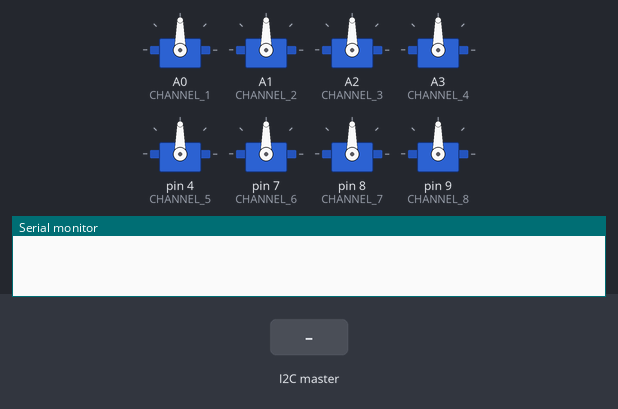
The sketch below on a simulated Arduino Leonardo, built with avr-gcc and run on an emulated ATmega32U4. Parts: 8 × servo, the last lines printed to the serial monitor. The test bench sets the inputs (shaded band).

Above: at 1.2 s.
1.3 s: the I2C master sends the byte 1
At 2.2 s:
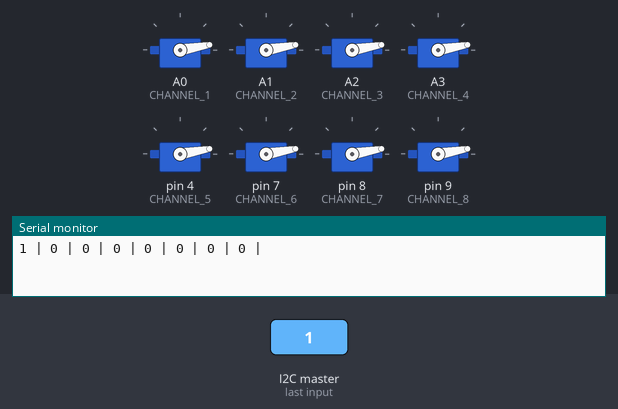
3.0 s: the I2C master sends the byte 90
At 4.4 s:
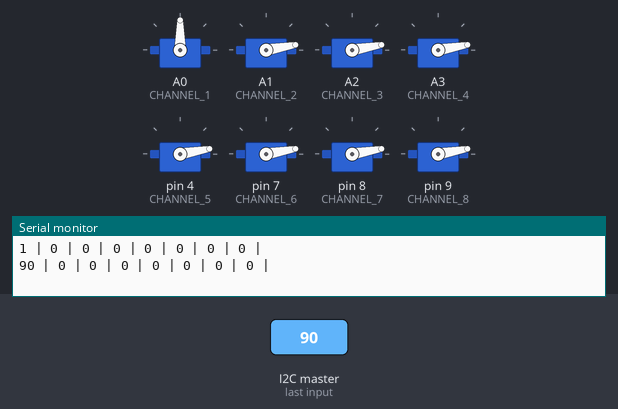
4.7 s: the I2C master sends the byte 200
At 5.9 s:
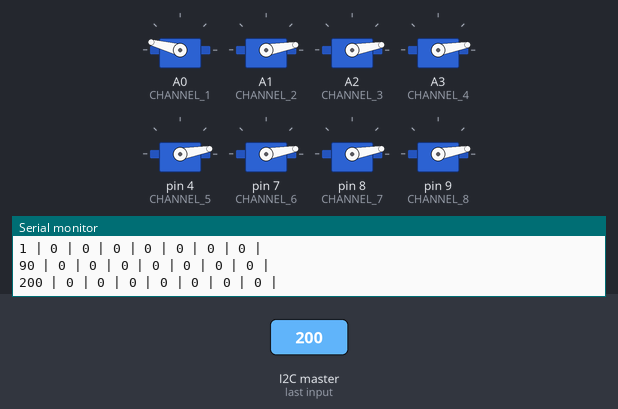
6.4 s: the I2C master sends the byte 0
At 6.57 s:
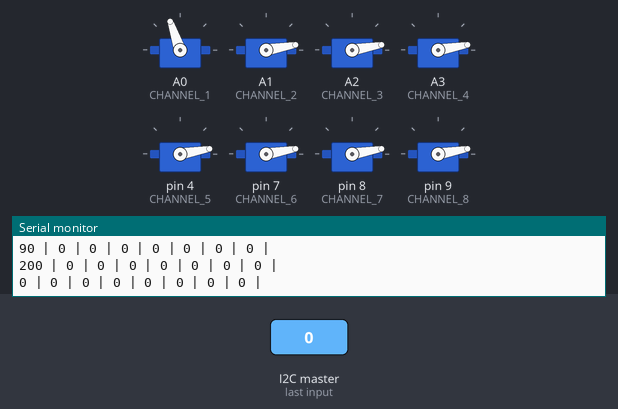
8.4 s: the I2C master sends the byte 200
At 8.81 s:
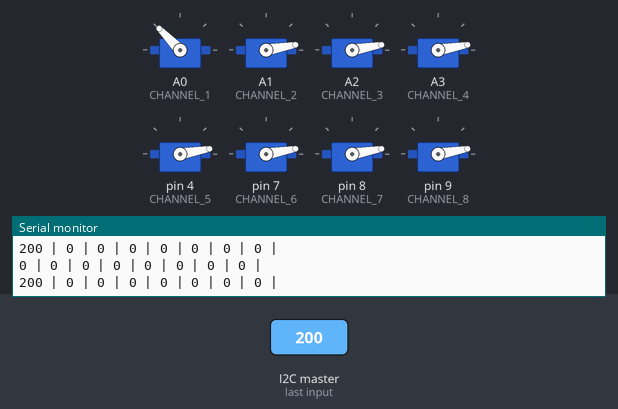
10.4 s: the I2C master sends the byte 2
At 10.81 s:
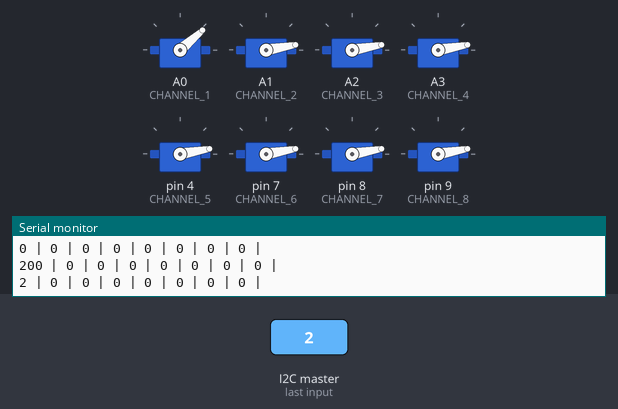
Timing chart, 0 to 13.4 s (numbered marks = the images above; inputs shaded):
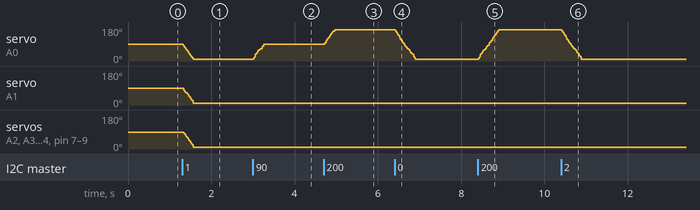

The sketch:

channels_rx.ino
```cpp
#include <Wire.h>
#include "CHWriter.h"
#include "channel_map.h"

const byte        MY_ADDRESS              = 42;
volatile boolean  haveData                = false;

void setup()
{
  Wire.begin (MY_ADDRESS);
  Serial.begin (115200);
  setup_outputs();
  Wire.onReceive (receiveEvent);
}  // end of setup

void loop()
{
  if( haveData )
  {
      write_all_channel_data();
      haveData = false;
  }
}  // end of loop

// called by interrupt service routine when incoming data arrives
void receiveEvent (int howMany)
{
  for( uint8_t i=0 ; i<howMany ; i++ )
    I2C_readAnything( CHANNELS[i] );
  haveData = true;

}
```

CHWriter.h
```cpp
#include <Wire.h>


template <typename T> unsigned int I2C_writeAnything (const T& value)
{
Wire.write((byte *) &value, sizeof (value));
return sizeof (value);
}  // end of I2C_writeAnything

template <typename T> unsigned int I2C_readAnything(T& value)
{
  byte * p = (byte*) &value;
  unsigned int i;
  for (i = 0; i < sizeof value; i++)
        *p++ = Wire.read();
  return i;
}  // end of I2C_readAnything
```

channel_map.h
```cpp
#include "VarSpeedServo.h"

#define CHANNEL_COUNT 8

#define CHANNEL_1   A0
#define CHANNEL_2   A1
#define CHANNEL_3   A2
#define CHANNEL_4   A3
#define CHANNEL_5   4
#define CHANNEL_6   7
#define CHANNEL_7   8
#define CHANNEL_8   9

#define BASE_SPEED  200   // max speed = 255

VarSpeedServo channel_1;
VarSpeedServo channel_2;
VarSpeedServo channel_3;
VarSpeedServo channel_4;
VarSpeedServo channel_5;
VarSpeedServo channel_6;
VarSpeedServo channel_7;
VarSpeedServo channel_8;

bool      wait_                   = false;
uint8_t   write_iter              = 0;
uint8_t   CHANNELS[CHANNEL_COUNT] = { 0,0,0,0,0,0,0,0 };

void setup_outputs(){
  channel_1.attach(CHANNEL_1);
  channel_2.attach(CHANNEL_2);
  channel_3.attach(CHANNEL_3);
  channel_4.attach(CHANNEL_4);
  channel_5.attach(CHANNEL_5);
  channel_6.attach(CHANNEL_6);
  channel_7.attach(CHANNEL_7);
  channel_8.attach(CHANNEL_8);
}

void write_channel_data(uint8_t angle, uint8_t channel_number)
{
  if( angle > 165 )angle = 165;
  if( angle < 10 ) angle = 10;
  switch(channel_number){
    case 0: channel_1.write(angle, (uint8_t)BASE_SPEED,wait_);break;
    case 1: channel_2.write(angle, (uint8_t)BASE_SPEED,wait_);break;
    case 2: channel_3.write(angle, (uint8_t)BASE_SPEED,wait_);break;
    case 3: channel_4.write(angle, (uint8_t)BASE_SPEED,wait_);break;
    case 4: channel_5.write(angle, (uint8_t)BASE_SPEED,wait_);break;
    case 5: channel_6.write(angle, (uint8_t)BASE_SPEED,wait_);break;
    case 6: channel_7.write(angle, (uint8_t)BASE_SPEED,wait_);break;
    case 7: channel_8.write(angle, (uint8_t)BASE_SPEED,wait_);break;
  }
}

void write_all_channel_data(){
  for( write_iter=0 ; write_iter<CHANNEL_COUNT ; write_iter++)
  {
        Serial.print(CHANNELS[write_iter]);
        Serial.print(" | ");
        write_channel_data(CHANNELS[write_iter],write_iter);
  }
  Serial.println("");
}
```

Measured:
- after the input at 1.3 s, servo on A0 (CHANNEL_1): moves from 90° to 10° over 0.24 s, starting at once; servo on A1 (CHANNEL_2), servo on A2 (CHANNEL_3), servo on A3 (CHANNEL_4), servo on pin 4 (CHANNEL_5), servo on pin 7 (CHANNEL_6), servo on pin 8 (CHANNEL_7), servo on pin 9 (CHANNEL_8): moves from 90° to 10° over 0.22 s, starting at once
- after the input at 3.0 s, servo on A0 (CHANNEL_1): moves from 10° to 90° over 0.24 s, starting at once
- after the input at 4.7 s, servo on A0 (CHANNEL_1): moves from 90° to 165° over 0.24 s, starting at once
- after the input at 6.4 s, servo on A0 (CHANNEL_1): moves from 165° to 10° over 0.48 s, starting at once
- after the input at 8.4 s, servo on A0 (CHANNEL_1): moves from 10° to 165° over 0.48 s, starting at once
- after the input at 10.4 s, servo on A0 (CHANNEL_1): moves from 165° to 10° over 0.46 s, starting at once
